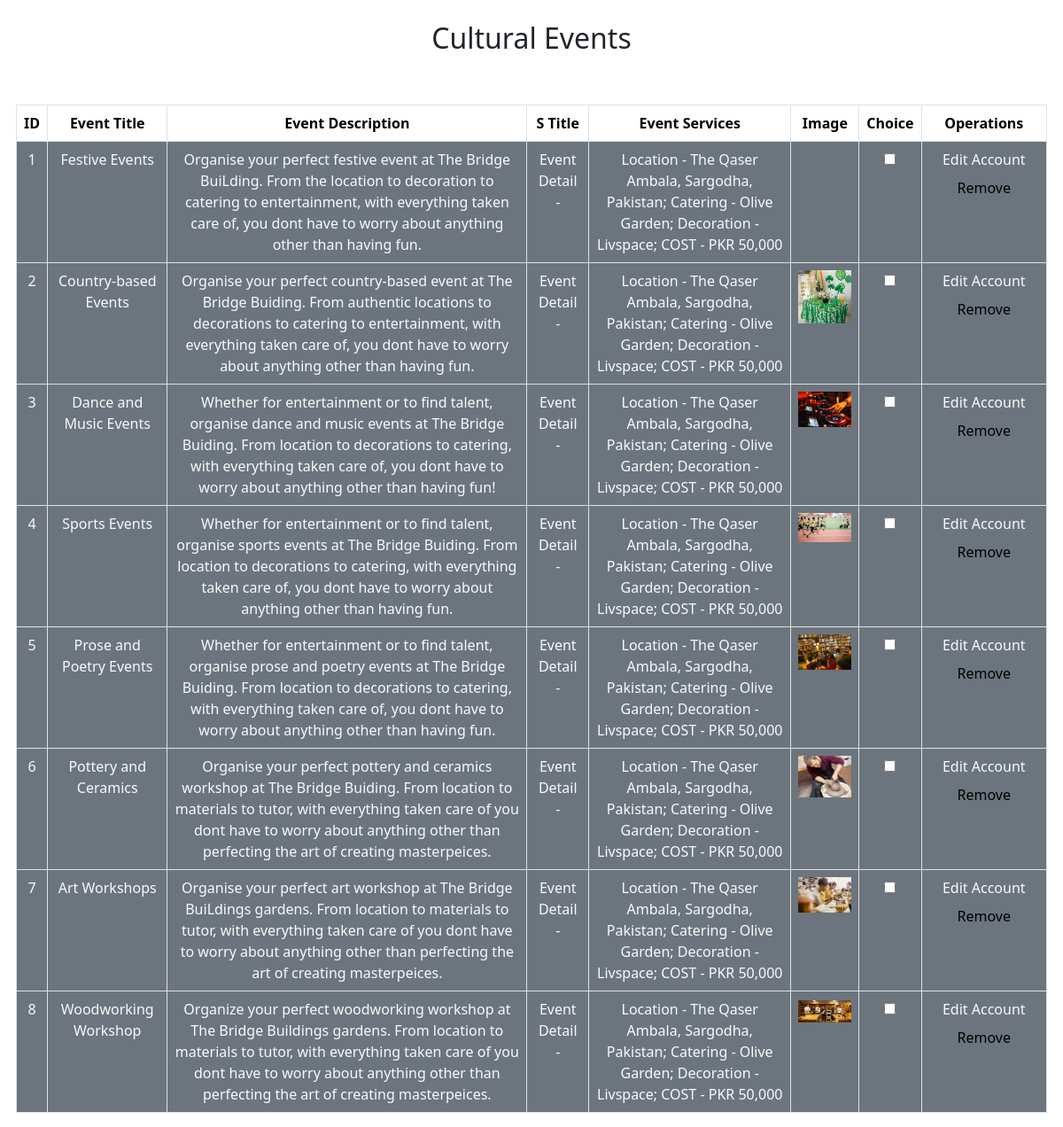
The page /culture/show_culture.php on the database its author committed.
### tables this page shows
CREATE TABLE `culture` (
  `culture_id` int(11) NOT NULL,
  `culture_title` varchar(255) NOT NULL,
  `culture_description` varchar(10000) NOT NULL,
  `culture_image1` varchar(255) NOT NULL,
  `culture_titlee` varchar(255) NOT NULL,
  `culture_descriptionn` varchar(2000) NOT NULL
);

### culture/show_culture.php (the view, shortened to what this page needs)
<?php
include('connect.php');
$query="select * from culture";
$result =mysqli_query($con,$query);
?>
<!DOCTYPE html>
<html>
<head>
     <link rel="stylesheet" href="https://cdnjs.cloudflare.com/ajax/libs/font-awesome/4.7.0/css/font-awesome.min.css">
    <link href="https://cdn.jsdelivr.net/npm/bootstrap@5.3.2/dist/css/bootstrap.min.css" rel="stylesheet">
</head>
<body>
       <br> <div class="text-center">
            <h2>Cultural Events</h2>
        </div><br><br>
<div class="container p-0 " >
    <form action="" method="post">
        <div class="row">
            <table class="table table-bordered text-center">
                <thead>
                    <tr>
                        <th>ID</th>
                        <th>Event Title</th>
                        <th>Event Description</th>
                        <th>S Title</th>
                        <th>Event Services</th>
                        <th>Image</th>
                        <th>Choice</th>
                        <th colspan='2'>Operations</th>
                    </tr>
                </thead>
                        <?php
                            while($row= mysqli_fetch_assoc($result))
                            {
                                $culture_id=$row['culture_id'];
                        ?>
                <tbody>
                    <tr>
                                <td  class="bg-secondary text-light"><?php echo $row['culture_id']; ?></td>
                                <td  class="bg-secondary text-light"><?php echo $row['culture_title']; ?></td>
                                <td  class="bg-secondary text-light"><?php echo $row['culture_description']; ?></td>
                                <td  class="bg-secondary text-light"><?php echo $row['culture_titlee']; ?></td>
                                <td  class="bg-secondary text-light"><?php echo $row['culture_descriptionn']; ?></td>
                                <td  class="bg-secondary text-light"><img src="./images/<?php echo $row['culture_image1'];?>" alt="" class="cart_imgs"></td>
                                <td class="bg-secondary text-light"><input type="checkbox" name="removeitem[]" value="<?php echo $culture_id ?>"></td>
                                <td class="bg-secondary text-light">
                                   <a class="nav-link text-light" aria-current="page" href="index2.php?edit_account=<?php echo $culture_id?>">Edit Account</a>
                                    <input type="submit" value="Remove" class="bg-secondary px-3 py-2 border-0 mx-3" name="remove_cart">
                                </td>
                                </tr>
                </tbody>
                            <?php
                            }
                        ?>
            </table>
        </div>
    </form>
</div>
    </body>
    </html>

### culture/show_culture.php (style rules this page uses)
.cart_imgs { width:60px; }

### rows shown on the page
culture: culture_id "1", culture_title "Festive Events", culture_description "Organise your perfect festive event at The Bridge BuiLding. From the location to decoration to catering to entertainment, with everything taken care of, you dont have to worry about anything other than having fun.", culture_titlee "Event Detail -", culture_descriptionn "Location - The Qaser Ambala, Sargodha, Pakistan; Catering - Olive Garden; Decoration - Livspace; COST - PKR 50,000"
culture: culture_id "2", culture_title "Country-based Events", culture_description "Organise your perfect country-based event at The Bridge Buiding. From authentic locations to decorations to catering to entertainment, with everything taken care of, you dont have to worry about anything other than having fun.", culture_titlee "Event Detail -", culture_descriptionn "Location - The Qaser Ambala, Sargodha, Pakistan; Catering - Olive Garden; Decoration - Livspace; COST - PKR 50,000", culture_image1 (picture)
culture: culture_id "3", culture_title "Dance and Music Events", culture_description "Whether for entertainment or to find talent, organise dance and music events at The Bridge Buiding. From location to decorations to catering, with everything taken care of, you dont have to worry about anything other than having fun!", culture_titlee "Event Detail -", culture_descriptionn "Location - The Qaser Ambala, Sargodha, Pakistan; Catering - Olive Garden; Decoration - Livspace; COST - PKR 50,000", culture_image1 (picture)
culture: culture_id "4", culture_title "Sports Events", culture_description "Whether for entertainment or to find talent, organise sports events at The Bridge Buiding. From location to decorations to catering, with everything taken care of, you dont have to worry about anything other than having fun.", culture_titlee "Event Detail -", culture_descriptionn "Location - The Qaser Ambala, Sargodha, Pakistan; Catering - Olive Garden; Decoration - Livspace; COST - PKR 50,000", culture_image1 (picture)
culture: culture_id "5", culture_title "Prose and Poetry Events", culture_description "Whether for entertainment or to find talent, organise prose and poetry events at The Bridge Buiding. From location to decorations to catering, with everything taken care of, you dont have to worry about anything other than having fun.", culture_titlee "Event Detail -", culture_descriptionn "Location - The Qaser Ambala, Sargodha, Pakistan; Catering - Olive Garden; Decoration - Livspace; COST - PKR 50,000", culture_image1 (picture)
culture: culture_id "6", culture_title "Pottery and Ceramics", culture_description "Organise your perfect pottery and ceramics workshop at The Bridge Buiding. From location to materials to tutor, with everything taken care of you dont have to worry about anything other than perfecting the art of creating masterpeices.", culture_titlee "Event Detail -", culture_descriptionn "Location - The Qaser Ambala, Sargodha, Pakistan; Catering - Olive Garden; Decoration - Livspace; COST - PKR 50,000", culture_image1 (picture)
culture: culture_id "7", culture_title "Art Workshops", culture_description "Organise your perfect art workshop at The Bridge BuiLdings gardens. From location to materials to tutor, with everything taken care of you dont have to worry about anything other than perfecting the art of creating masterpeices.", culture_titlee "Event Detail -", culture_descriptionn "Location - The Qaser Ambala, Sargodha, Pakistan; Catering - Olive Garden; Decoration - Livspace; COST - PKR 50,000", culture_image1 (picture)
culture: culture_id "8", culture_title "Woodworking Workshop", culture_description "Organize your perfect woodworking workshop at The Bridge Buildings gardens. From location to materials to tutor, with everything taken care of you dont have to worry about anything other than perfecting the art of creating masterpeices.", culture_titlee "Event Detail -", culture_descriptionn "Location - The Qaser Ambala, Sargodha, Pakistan; Catering - Olive Garden; Decoration - Livspace; COST - PKR 50,000", culture_image1 (picture)
